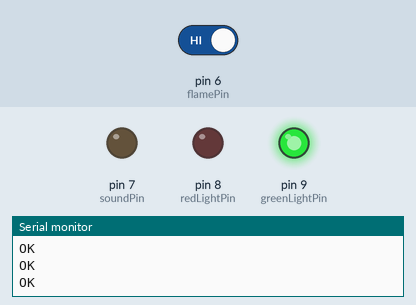
Recording of a sketch running on a simulated Arduino Uno, built with avr-gcc and run on an emulated ATmega328P. On the bench: output pins drawn as LEDs (lit = HIGH), the last lines printed to the serial monitor. Dashed ring = blinking. The inputs (shaded band) are chosen by the test bench; at power-on: pin 6 (flamePin) HIGH.

Above: at 1.2 s.
1.3 s: pin 6 (flamePin) driven LOW
At 1.52 s:
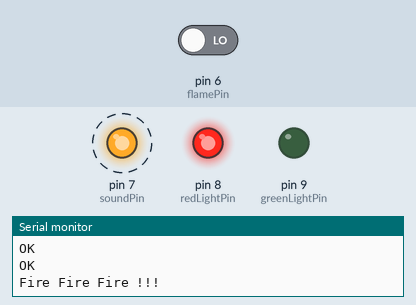
4.3 s: pin 6 (flamePin) driven HIGH
At 4.67 s:
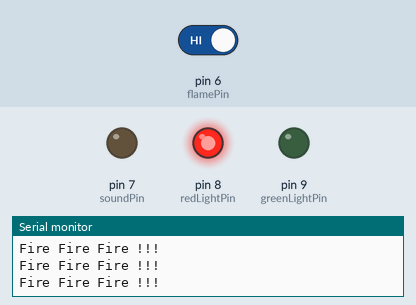
Timing chart, 0 to 7.3 s (numbered marks = the images above; inputs shaded):
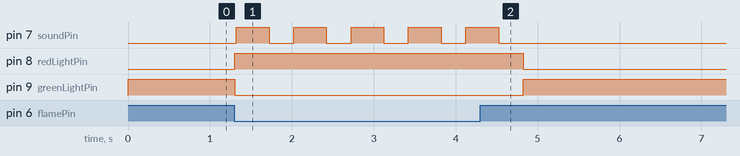

Measured:
- after the input at 1.3 s, pin 7 (soundPin): alternates HIGH for 0.40 s and LOW for 0.30 s, starting at once; pin 8 (redLightPin): LOW → HIGH at once; pin 9 (greenLightPin): HIGH → LOW at once
- after the input at 4.3 s, pin 7 (soundPin): goes on until 4.5 s, then stays LOW; pin 8 (redLightPin): HIGH → LOW after 0.52 s; pin 9 (greenLightPin): LOW → HIGH after 0.52 s

The sketch:

flameDetectionSystem.ino
```cpp
char flamePin =6;
char soundPin = 7;
char redLightPin =  8;
char greenLightPin =9;
char flame = HIGH;


void setup() {
  pinMode(flamePin,INPUT);
  pinMode(soundPin , OUTPUT);
  pinMode(redLightPin,OUTPUT);
  pinMode(greenLightPin,OUTPUT);
  Serial.begin(9600);

}

void loop() {

  flame = digitalRead(flamePin);
  if(flame == LOW){   // if there is a flame in the place | low means positive
    redLightON();
    greenLightOFF();
    Serial.println("Fire Fire Fire !!!");
    soundON();

  }
  else{
    Serial.println("OK");
    soundOFF();
    redLightOFF();
    greenLightON();
  }


}

void soundON(){
  digitalWrite(soundPin , HIGH);
  delay (400);
  digitalWrite(soundPin , LOW);
  delay(300);
}

void soundOFF(){
  digitalWrite(soundPin , LOW);
}

void redLightON(){
  digitalWrite(redLightPin,HIGH);

}
void redLightOFF(){
  digitalWrite(redLightPin,LOW);
}

void greenLightON(){
  digitalWrite(greenLightPin,HIGH);
}

void greenLightOFF(){
  digitalWrite(greenLightPin,LOW);
}
```
